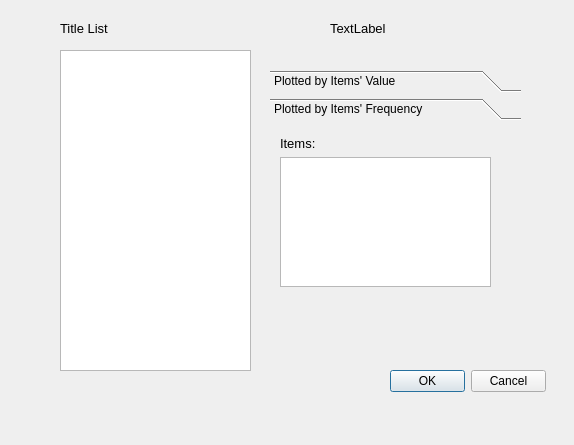
<?xml version="1.0" encoding="UTF-8"?>
<ui version="4.0">
 <class>Plot_interface</class>
 <widget class="QDialog" name="Plot_interface">
  <property name="geometry">
   <rect>
    <x>0</x>
    <y>0</y>
    <width>574</width>
    <height>445</height>
   </rect>
  </property>
  <property name="windowTitle">
   <string>Plots Interface</string>
  </property>
  <widget class="QListWidget" name="listWidget">
   <property name="geometry">
    <rect>
     <x>60</x>
     <y>50</y>
     <width>191</width>
     <height>321</height>
    </rect>
   </property>
  </widget>
  <widget class="QLabel" name="label_4">
   <property name="geometry">
    <rect>
     <x>60</x>
     <y>20</y>
     <width>121</width>
     <height>16</height>
    </rect>
   </property>
   <property name="font">
    <font>
     <pointsize>10</pointsize>
    </font>
   </property>
   <property name="text">
    <string>Title List</string>
   </property>
  </widget>
  <widget class="QDialogButtonBox" name="buttonBox">
   <property name="geometry">
    <rect>
     <x>390</x>
     <y>370</y>
     <width>156</width>
     <height>23</height>
    </rect>
   </property>
   <property name="standardButtons">
    <set>QDialogButtonBox::Cancel|QDialogButtonBox::Ok</set>
   </property>
  </widget>
  <widget class="QLabel" name="label_3">
   <property name="geometry">
    <rect>
     <x>330</x>
     <y>20</y>
     <width>171</width>
     <height>16</height>
    </rect>
   </property>
   <property name="font">
    <font>
     <pointsize>10</pointsize>
    </font>
   </property>
   <property name="text">
    <string>TextLabel</string>
   </property>
  </widget>
  <widget class="QToolBox" name="toolBox">
   <property name="geometry">
    <rect>
     <x>270</x>
     <y>70</y>
     <width>251</width>
     <height>261</height>
    </rect>
   </property>
   <property name="currentIndex">
    <number>1</number>
   </property>
   <widget class="QWidget" name="page">
    <property name="geometry">
     <rect>
      <x>0</x>
      <y>0</y>
      <width>251</width>
      <height>209</height>
     </rect>
    </property>
    <attribute name="label">
     <string>Plotted by Items' Value</string>
    </attribute>
    <widget class="QWidget" name="layoutWidget">
     <property name="geometry">
      <rect>
       <x>10</x>
       <y>10</y>
       <width>211</width>
       <height>151</height>
      </rect>
     </property>
     <layout class="QGridLayout" name="gridLayout" rowstretch="0,0,0,0,0">
      <item row="3" column="0">
       <widget class="QLabel" name="label_2">
        <property name="font">
         <font>
          <pointsize>10</pointsize>
         </font>
        </property>
        <property name="text">
         <string>Y-axis</string>
        </property>
       </widget>
      </item>
      <item row="2" column="0">
       <widget class="QComboBox" name="comboBox"/>
      </item>
      <item row="4" column="0">
       <widget class="QComboBox" name="comboBox_2"/>
      </item>
      <item row="1" column="0">
       <widget class="QLabel" name="label">
        <property name="font">
         <font>
          <pointsize>10</pointsize>
         </font>
        </property>
        <property name="text">
         <string>Items</string>
        </property>
       </widget>
      </item>
     </layout>
    </widget>
   </widget>
   <widget class="QWidget" name="page_2">
    <property name="geometry">
     <rect>
      <x>0</x>
      <y>0</y>
      <width>251</width>
      <height>209</height>
     </rect>
    </property>
    <attribute name="label">
     <string>Plotted by Items' Frequency</string>
    </attribute>
    <widget class="QWidget" name="layoutWidget_2">
     <property name="geometry">
      <rect>
       <x>10</x>
       <y>10</y>
       <width>211</width>
       <height>151</height>
      </rect>
     </property>
     <layout class="QGridLayout" name="gridLayout_2" rowstretch="0,0,0">
      <item row="1" column="0">
       <widget class="QLabel" name="label_6">
        <property name="font">
         <font>
          <pointsize>10</pointsize>
         </font>
        </property>
        <property name="text">
         <string>Items:</string>
        </property>
       </widget>
      </item>
      <item row="2" column="0">
       <widget class="QTextEdit" name="itemBrowser"/>
      </item>
     </layout>
    </widget>
   </widget>
  </widget>
 </widget>
 <resources/>
 <connections/>
</ui>
